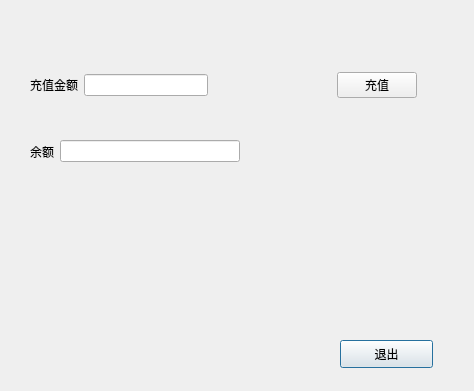
<?xml version="1.0" encoding="UTF-8"?>
<ui version="4.0">
 <class>Charge</class>
 <widget class="QDialog" name="Charge">
  <property name="geometry">
   <rect>
    <x>0</x>
    <y>0</y>
    <width>474</width>
    <height>391</height>
   </rect>
  </property>
  <property name="windowTitle">
   <string>Dialog</string>
  </property>
  <property name="styleSheet">
   <string notr="true">border-image: url(:/new/prefix1/index7.jpg);</string>
  </property>
  <widget class="QPushButton" name="closeButton">
   <property name="geometry">
    <rect>
     <x>340</x>
     <y>340</y>
     <width>93</width>
     <height>28</height>
    </rect>
   </property>
   <property name="styleSheet">
    <string notr="true">border-image: url(:/new/prefix1/color.png);</string>
   </property>
   <property name="text">
    <string>退出</string>
   </property>
  </widget>
  <widget class="QWidget" name="layoutWidget">
   <property name="geometry">
    <rect>
     <x>30</x>
     <y>70</y>
     <width>387</width>
     <height>30</height>
    </rect>
   </property>
   <layout class="QHBoxLayout" name="horizontalLayout">
    <item>
     <widget class="QLabel" name="chargelabel">
      <property name="styleSheet">
       <string notr="true">border-image: url(:/new/prefix1/color.png);</string>
      </property>
      <property name="text">
       <string>充值金额</string>
      </property>
      <property name="buddy">
       <cstring>chargeEdit</cstring>
      </property>
     </widget>
    </item>
    <item>
     <widget class="QLineEdit" name="chargeEdit">
      <property name="styleSheet">
       <string notr="true">border-image: url(:/new/prefix1/color.png);</string>
      </property>
     </widget>
    </item>
    <item>
     <spacer name="horizontalSpacer">
      <property name="orientation">
       <enum>Qt::Horizontal</enum>
      </property>
      <property name="sizeHint" stdset="0">
       <size>
        <width>40</width>
        <height>20</height>
       </size>
      </property>
     </spacer>
    </item>
    <item>
     <widget class="QPushButton" name="chargeButton">
      <property name="styleSheet">
       <string notr="true">border-image: url(:/new/prefix1/color.png);</string>
      </property>
      <property name="text">
       <string>充值</string>
      </property>
     </widget>
    </item>
   </layout>
  </widget>
  <widget class="QWidget" name="layoutWidget">
   <property name="geometry">
    <rect>
     <x>30</x>
     <y>140</y>
     <width>210</width>
     <height>23</height>
    </rect>
   </property>
   <layout class="QHBoxLayout" name="horizontalLayout_2">
    <item>
     <widget class="QLabel" name="moneyLabel">
      <property name="styleSheet">
       <string notr="true">border-image:url(:/new/prefix1/color.png)</string>
      </property>
      <property name="text">
       <string>余额</string>
      </property>
      <property name="buddy">
       <cstring>moneyEdit</cstring>
      </property>
     </widget>
    </item>
    <item>
     <widget class="QLineEdit" name="moneyEdit">
      <property name="styleSheet">
       <string notr="true">border-image: url(:/new/prefix1/color.png);</string>
      </property>
     </widget>
    </item>
   </layout>
  </widget>
 </widget>
 <resources/>
 <connections/>
</ui>
